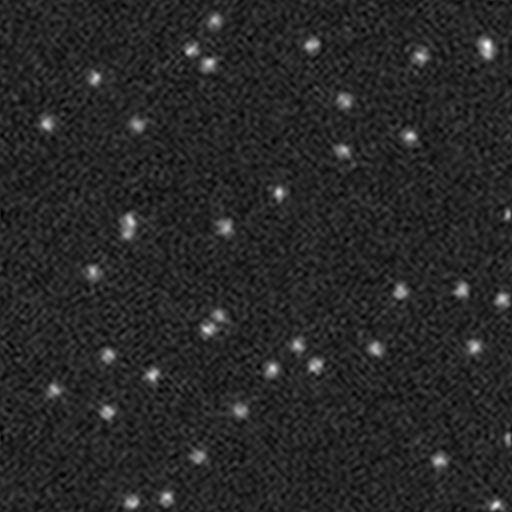
#> input picture tools/plotHeatmap/addupsample/0.tif, 512 x 512 px, found by its file name
$ python gradientProcess.py   (older library calls are emulated)
#> lines starting #> are read from the running program, lines starting #| are printed output that depends on the picture; after the words box and inside, x2 and y2 are one past the last pixel; in counts of white or black regions, pixels touching at a corner belong together
import os
import cv2
import numpy as np
from PIL import Image
from numpy.matlib import zeros
from skimage.morphology import remove_small_objects


def loadImg(path):
    image = cv2.imread(pathImg, cv2.IMREAD_UNCHANGED)
#> image is the input picture: shape (512, 512); min 0, max 255, mean 39.2
    # [5 lines of commented-out code are left out]
    return image

def ScharrGradient(image):

    if image.dtype == np.uint8:
        # gradient x ,y
        grad_x = cv2.Scharr(image, cv2.CV_32F, 1, 0)  # 对x求一阶导
        grad_y = cv2.Scharr(image, cv2.CV_32F, 0, 1)  # 对y求一阶导
        gradx = cv2.convertScaleAbs(grad_x)  # 用convertScaleAbs()函数将其转回原来的uint8形式
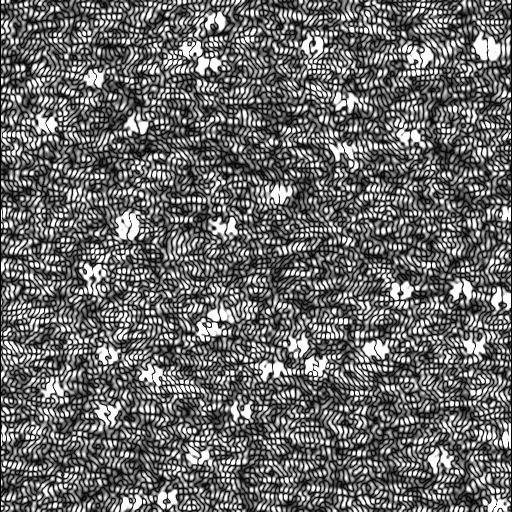
#> gradx: shape (512, 512); min 0, max 255, mean 104.5
        grady = cv2.convertScaleAbs(grad_y)
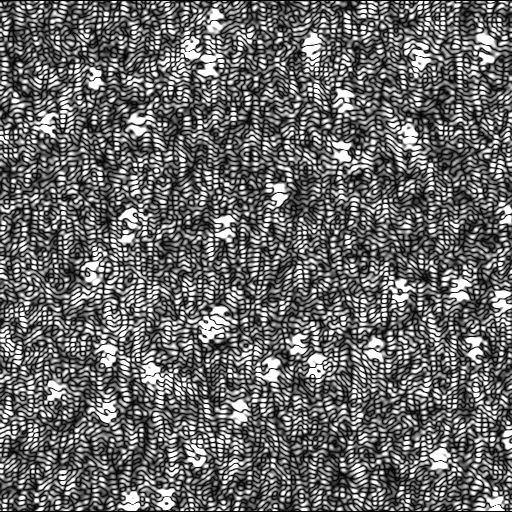
#> grady: shape (512, 512); min 0, max 255, mean 103.7
        gradxy = cv2.addWeighted(gradx, 0.5, grady, 0.5, 0)
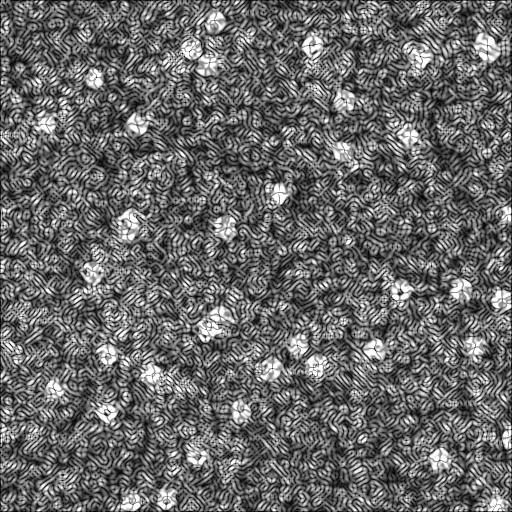
#> gradxy: shape (512, 512); min 0, max 255, mean 104.1

        # remove noise
        _, ostu_bin = cv2.threshold(gradxy, 0, 255, cv2.THRESH_BINARY + cv2.THRESH_OTSU)
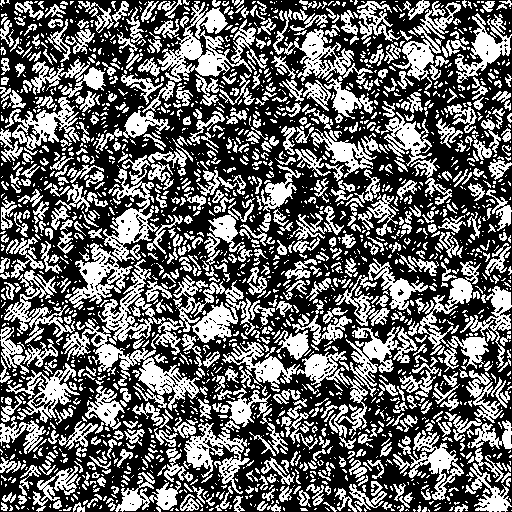
#> ostu_bin: shape (512, 512); 40.4% white; 2325 white regions (1603 under 20 px), largest, box (x1, y1, x2, y2) and area: (157, 1, 268, 82) 2970, (63, 319, 200, 411) 2784, (103, 168, 159, 262) 1704
        ostu_bin = ostu_bin > 0
        ostu_bin = remove_small_objects(ostu_bin, min_size=5) # remove single pixel
#> ostu_bin: shape (512, 512) bool; 39.6% white; 1713 white regions (979 under 20 px), largest, box (x1, y1, x2, y2) and area: (157, 1, 268, 82) 2958, (63, 319, 200, 411) 2742, (103, 169, 158, 262) 1701
        gradxy_remove_noise = np.zeros_like(gradxy)
        gradxy_remove_noise[ostu_bin == ostu_bin.max()] = gradxy[ostu_bin == ostu_bin.max()]

        kernel = np.ones((2, 2), np.uint8)
        grad_erode = cv2.erode(gradxy_remove_noise, kernel, iterations=1)


        _, thresh = cv2.threshold(grad_erode, 127, 255, cv2.THRESH_BINARY)
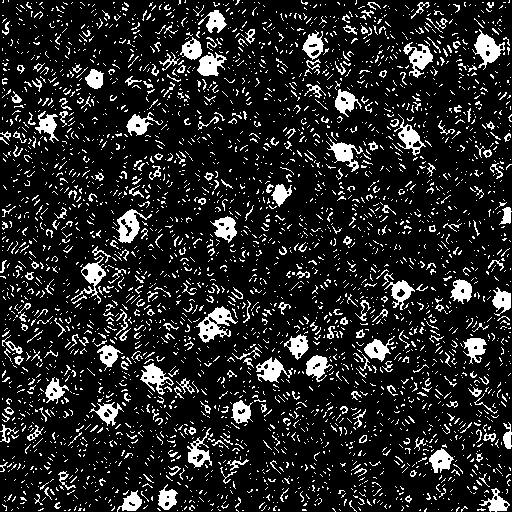
#> thresh: shape (512, 512); 14.4% white; 3487 white regions (3183 under 20 px), largest, box (x1, y1, x2, y2) and area: (196, 306, 238, 343) 638, (472, 29, 505, 70) 554, (116, 209, 152, 243) 504
        mask = np.zeros((grad_erode.shape[0] + 2, grad_erode.shape[1] + 2), np.uint8)
        floodflags = 8
        floodflags |= cv2.FLOODFILL_MASK_ONLY
        floodflags |= (255 << 8)
        num, im, mask, rect = cv2.floodFill(thresh, mask, (0,0), 255, loDiff=(10,10,10), upDiff=(10,10,10), flags=floodflags)
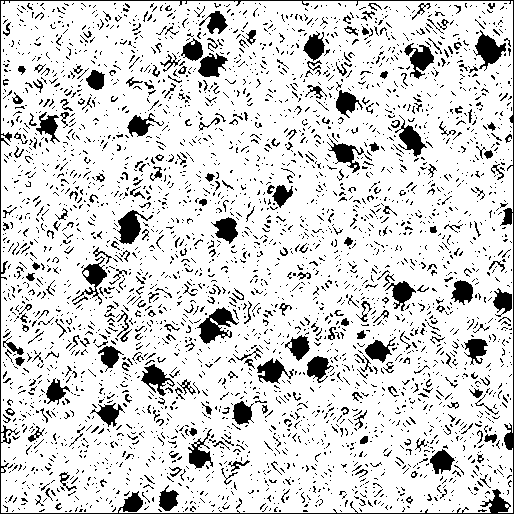
#> mask: shape (514, 514); min 0, max 255, mean 215.6
#> num = 223328; rect = (0, 0, 512, 512)

        grad_hole = im
        grad_hole = Image.fromarray(grad_hole)
        grad_hole.save("./demoGrad/grad_hole.png")

        # add image
        im =np.zeros_like(image, dtype=np.uint16)
        im = im + image + gradxy_remove_noise
        image = np.clip(im, 0, 255).astype(np.uint8)
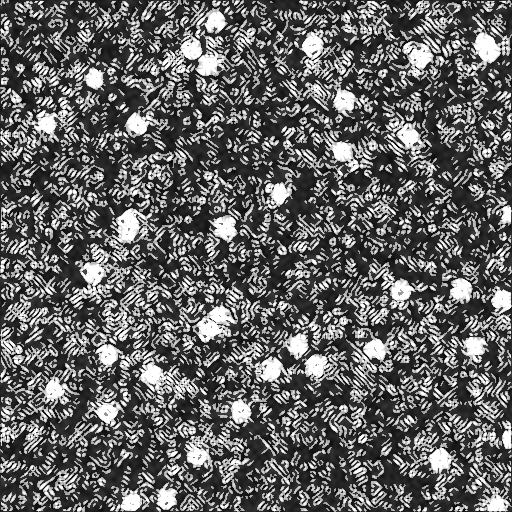
#> image: shape (512, 512); min 0, max 255, mean 99.4

        # save image
        gradxy = Image.fromarray(gradxy)
        gradxy.save("./demoGrad/2-gradxy.png")

        gradxy_remove_noise = Image.fromarray(gradxy_remove_noise)
        gradxy_remove_noise.save("./demoGrad/3-gradxy_remove_noise.png")

        image = Image.fromarray(image)
        image.save("./demoGrad/4-image_gradxy.png")

        grad_erode = Image.fromarray(grad_erode)
        grad_erode.save("./demoGrad/grad_erode.png")

    elif image.dtype == np.float32:
        # grident
        grad_x32 = cv2.Scharr(image, cv2.CV_32F, 1, 0)  # 对x求一阶导
        grad_y32 = cv2.Scharr(image, cv2.CV_32F, 0, 1)  # 对y求一阶导
        gradxy32 = cv2.addWeighted(grad_x32, 0.5, grad_y32, 0.5, 0)
        cv2.imwrite("./demoGrad/2-gradxy32.tif", gradxy32)

        # dtype change
        min = image.min()
        max = image.max()
        img8 = (image - min) * 255 / (max - min)
        img8 = img8.astype(np.uint8)
        cv2.imwrite("./demoGrad/3-img8.tif", img8)

        # grident
        grad_x = cv2.Scharr(img8, cv2.CV_32F, 1, 0)  # 对x求一阶导
        grad_y = cv2.Scharr(img8, cv2.CV_32F, 0, 1)  # 对y求一阶导
        gradx = cv2.convertScaleAbs(grad_x)  # 用convertScaleAbs()函数将其转回原来的uint8形式
        grady = cv2.convertScaleAbs(grad_y)
        gradxy = cv2.addWeighted(gradx, 0.5, grady, 0.5, 0)
        cv2.imwrite("./demoGrad/4-gradxy.tif", gradxy)

        # remove noise
        _, ostu_bin = cv2.threshold(gradxy, 0, 255, cv2.THRESH_BINARY + cv2.THRESH_OTSU)
        ostu_bin = ostu_bin > 0
        ostu_bin = remove_small_objects(ostu_bin, min_size=5)  # remove single pixel
        gradxy_remove_noise = np.zeros_like(gradxy32)
        gradxy_remove_noise[ostu_bin == ostu_bin.max()] = gradxy32[ostu_bin == ostu_bin.max()]
        cv2.imwrite("./demoGrad/5-gradxy_remove_noise.tif", gradxy_remove_noise)

        # add
        im = np.zeros_like(image, dtype=image.dtype)
        im = im + image + gradxy_remove_noise
        image = np.clip(im, min, max)
        cv2.imwrite("./demoGrad/6-image.tif", image)


pathSaveRoot = "/home/pointseg/datasets/deepblink"
img_savePath = os.path.join(pathSaveRoot, "particle", "images")
pathImg = os.path.join(img_savePath, "train", "0.tif")
img = loadImg(pathImg)
ScharrGradient(img)

cv2.imwrite("./demoGrad/1-image.tif", img)
